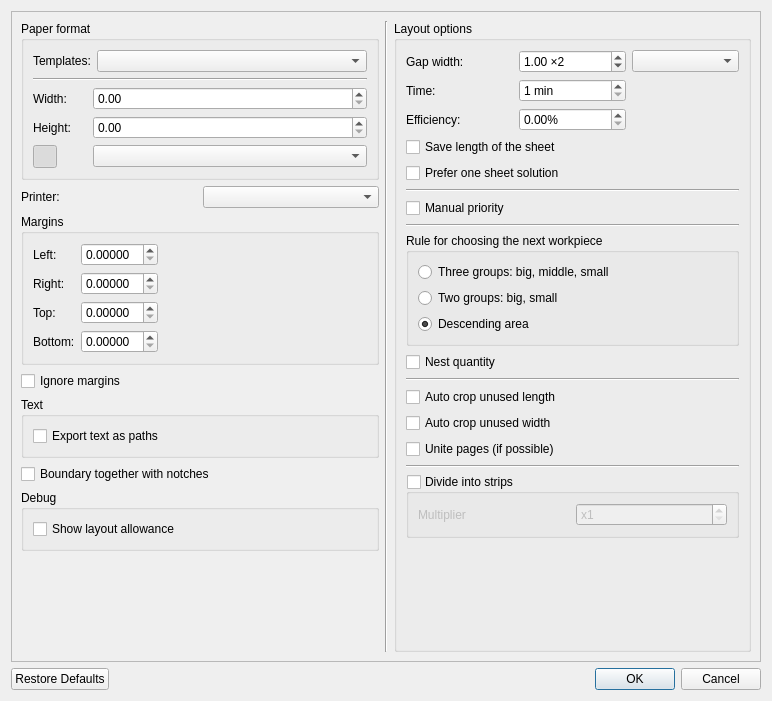
<?xml version="1.0" encoding="UTF-8"?>
<ui version="4.0">
 <class>DialogLayoutSettings</class>
 <widget class="QDialog" name="DialogLayoutSettings">
  <property name="geometry">
   <rect>
    <x>0</x>
    <y>0</y>
    <width>772</width>
    <height>701</height>
   </rect>
  </property>
  <property name="windowTitle">
   <string>Create a layout</string>
  </property>
  <property name="windowIcon">
   <iconset resource="../../../libs/vmisc/share/resources/icon.qrc">
    <normaloff>:/icon/64x64/icon64x64.png</normaloff>:/icon/64x64/icon64x64.png</iconset>
  </property>
  <layout class="QVBoxLayout" name="verticalLayout_5">
   <item>
    <widget class="QScrollArea" name="scrollArea">
     <property name="widgetResizable">
      <bool>true</bool>
     </property>
     <widget class="QWidget" name="scrollAreaWidgetContents">
      <property name="geometry">
       <rect>
        <x>0</x>
        <y>0</y>
        <width>752</width>
        <height>650</height>
       </rect>
      </property>
      <layout class="QHBoxLayout" name="horizontalLayout_3">
       <item>
        <layout class="QVBoxLayout" name="verticalLayout_8">
         <item>
          <widget class="QGroupBox" name="groupBoxPaperFormat">
           <property name="autoFillBackground">
            <bool>false</bool>
           </property>
           <property name="title">
            <string>Paper format</string>
           </property>
           <property name="flat">
            <bool>false</bool>
           </property>
           <property name="checkable">
            <bool>false</bool>
           </property>
           <property name="checked">
            <bool>false</bool>
           </property>
           <layout class="QVBoxLayout" name="verticalLayout">
            <item>
             <layout class="QHBoxLayout" name="horizontalLayout_2">
              <property name="spacing">
               <number>6</number>
              </property>
              <item>
               <widget class="QLabel" name="label">
                <property name="sizePolicy">
                 <sizepolicy hsizetype="Fixed" vsizetype="Fixed">
                  <horstretch>0</horstretch>
                  <verstretch>0</verstretch>
                 </sizepolicy>
                </property>
                <property name="text">
                 <string>Templates:</string>
                </property>
               </widget>
              </item>
              <item>
               <widget class="QComboBox" name="comboBoxTemplates"/>
              </item>
             </layout>
            </item>
            <item>
             <widget class="Line" name="line">
              <property name="orientation">
               <enum>Qt::Horizontal</enum>
              </property>
             </widget>
            </item>
            <item>
             <layout class="QGridLayout" name="gridLayout">
              <item row="2" column="0">
               <layout class="QHBoxLayout" name="horizontalLayout">
                <item>
                 <widget class="QToolButton" name="toolButtonPortrait">
                  <property name="text">
                   <string notr="true"/>
                  </property>
                  <property name="icon">
                   <iconset resource="../../../libs/vmisc/share/resources/icon.qrc">
                    <normaloff>:/icon/16x16/portrait.png</normaloff>:/icon/16x16/portrait.png</iconset>
                  </property>
                  <property name="checkable">
                   <bool>true</bool>
                  </property>
                  <property name="checked">
                   <bool>true</bool>
                  </property>
                  <property name="autoRaise">
                   <bool>true</bool>
                  </property>
                  <attribute name="buttonGroup">
                   <string notr="true">buttonGroup</string>
                  </attribute>
                 </widget>
                </item>
                <item>
                 <widget class="QToolButton" name="toolButtonLandscape">
                  <property name="text">
                   <string notr="true"/>
                  </property>
                  <property name="icon">
                   <iconset resource="../../../libs/vmisc/share/resources/icon.qrc">
                    <normaloff>:/icon/16x16/landscape.png</normaloff>:/icon/16x16/landscape.png</iconset>
                  </property>
                  <property name="checkable">
                   <bool>true</bool>
                  </property>
                  <property name="checked">
                   <bool>false</bool>
                  </property>
                  <property name="autoRaise">
                   <bool>true</bool>
                  </property>
                  <attribute name="buttonGroup">
                   <string notr="true">buttonGroup</string>
                  </attribute>
                 </widget>
                </item>
               </layout>
              </item>
              <item row="0" column="0">
               <widget class="QLabel" name="labelWidth">
                <property name="sizePolicy">
                 <sizepolicy hsizetype="Fixed" vsizetype="Preferred">
                  <horstretch>0</horstretch>
                  <verstretch>0</verstretch>
                 </sizepolicy>
                </property>
                <property name="text">
                 <string>Width:</string>
                </property>
               </widget>
              </item>
              <item row="1" column="0">
               <widget class="QLabel" name="labelHeight">
                <property name="sizePolicy">
                 <sizepolicy hsizetype="Fixed" vsizetype="Preferred">
                  <horstretch>0</horstretch>
                  <verstretch>0</verstretch>
                 </sizepolicy>
                </property>
                <property name="text">
                 <string>Height:</string>
                </property>
               </widget>
              </item>
              <item row="2" column="1">
               <widget class="QComboBox" name="comboBoxPaperSizeUnit">
                <property name="sizePolicy">
                 <sizepolicy hsizetype="Preferred" vsizetype="Fixed">
                  <horstretch>0</horstretch>
                  <verstretch>0</verstretch>
                 </sizepolicy>
                </property>
                <property name="minimumSize">
                 <size>
                  <width>124</width>
                  <height>0</height>
                 </size>
                </property>
               </widget>
              </item>
              <item row="1" column="1">
               <widget class="QDoubleSpinBox" name="doubleSpinBoxPaperHeight">
                <property name="minimumSize">
                 <size>
                  <width>94</width>
                  <height>0</height>
                 </size>
                </property>
                <property name="decimals">
                 <number>2</number>
                </property>
                <property name="maximum">
                 <double>99999.000000000000000</double>
                </property>
               </widget>
              </item>
              <item row="0" column="1">
               <widget class="QDoubleSpinBox" name="doubleSpinBoxPaperWidth">
                <property name="minimumSize">
                 <size>
                  <width>94</width>
                  <height>0</height>
                 </size>
                </property>
                <property name="decimals">
                 <number>2</number>
                </property>
                <property name="maximum">
                 <double>99999.990000000005239</double>
                </property>
               </widget>
              </item>
             </layout>
            </item>
           </layout>
          </widget>
         </item>
         <item>
          <layout class="QHBoxLayout" name="horizontalLayout_6">
           <item>
            <widget class="QLabel" name="label_6">
             <property name="sizePolicy">
              <sizepolicy hsizetype="Preferred" vsizetype="Fixed">
               <horstretch>0</horstretch>
               <verstretch>0</verstretch>
              </sizepolicy>
             </property>
             <property name="text">
              <string>Printer:</string>
             </property>
            </widget>
           </item>
           <item>
            <widget class="QComboBox" name="comboBoxPrinter"/>
           </item>
          </layout>
         </item>
         <item>
          <widget class="QGroupBox" name="groupBoxPaperFileds">
           <property name="sizePolicy">
            <sizepolicy hsizetype="Preferred" vsizetype="Fixed">
             <horstretch>0</horstretch>
             <verstretch>0</verstretch>
            </sizepolicy>
           </property>
           <property name="title">
            <string>Margins</string>
           </property>
           <layout class="QFormLayout" name="formLayout">
            <property name="fieldGrowthPolicy">
             <enum>QFormLayout::ExpandingFieldsGrow</enum>
            </property>
            <item row="1" column="0">
             <widget class="QLabel" name="labelLeftField">
              <property name="text">
               <string>Left:</string>
              </property>
             </widget>
            </item>
            <item row="1" column="1">
             <widget class="QDoubleSpinBox" name="doubleSpinBoxLeftField">
              <property name="decimals">
               <number>5</number>
              </property>
             </widget>
            </item>
            <item row="2" column="0">
             <widget class="QLabel" name="labelRightField">
              <property name="text">
               <string>Right:</string>
              </property>
             </widget>
            </item>
            <item row="2" column="1">
             <widget class="QDoubleSpinBox" name="doubleSpinBoxRightField">
              <property name="decimals">
               <number>5</number>
              </property>
             </widget>
            </item>
            <item row="3" column="0">
             <widget class="QLabel" name="labelTopField">
              <property name="text">
               <string>Top:</string>
              </property>
             </widget>
            </item>
            <item row="3" column="1">
             <widget class="QDoubleSpinBox" name="doubleSpinBoxTopField">
              <property name="decimals">
               <number>5</number>
              </property>
             </widget>
            </item>
            <item row="4" column="0">
             <widget class="QLabel" name="labelBottomField">
              <property name="text">
               <string>Bottom:</string>
              </property>
             </widget>
            </item>
            <item row="4" column="1">
             <widget class="QDoubleSpinBox" name="doubleSpinBoxBottomField">
              <property name="decimals">
               <number>5</number>
              </property>
             </widget>
            </item>
           </layout>
          </widget>
         </item>
         <item>
          <widget class="QCheckBox" name="checkBoxIgnoreFileds">
           <property name="sizePolicy">
            <sizepolicy hsizetype="Preferred" vsizetype="Fixed">
             <horstretch>0</horstretch>
             <verstretch>0</verstretch>
            </sizepolicy>
           </property>
           <property name="text">
            <string>Ignore margins</string>
           </property>
          </widget>
         </item>
         <item>
          <widget class="QGroupBox" name="groupBoxText">
           <property name="title">
            <string>Text</string>
           </property>
           <layout class="QVBoxLayout" name="verticalLayout_6">
            <item>
             <widget class="QCheckBox" name="checkBoxTextAsPaths">
              <property name="toolTip">
               <string>Text will be converted to paths</string>
              </property>
              <property name="text">
               <string>Export text as paths</string>
              </property>
             </widget>
            </item>
           </layout>
          </widget>
         </item>
         <item>
          <widget class="QCheckBox" name="checkBoxTogetherWithNotches">
           <property name="text">
            <string>Boundary together with notches</string>
           </property>
          </widget>
         </item>
         <item>
          <widget class="QGroupBox" name="groupBox">
           <property name="title">
            <string>Debug</string>
           </property>
           <layout class="QVBoxLayout" name="verticalLayout_7">
            <item>
             <widget class="QCheckBox" name="checkBoxShowLayoutAllowance">
              <property name="text">
               <string>Show layout allowance</string>
              </property>
             </widget>
            </item>
           </layout>
          </widget>
         </item>
         <item>
          <spacer name="verticalSpacer">
           <property name="orientation">
            <enum>Qt::Vertical</enum>
           </property>
           <property name="sizeHint" stdset="0">
            <size>
             <width>20</width>
             <height>40</height>
            </size>
           </property>
          </spacer>
         </item>
        </layout>
       </item>
       <item>
        <widget class="Line" name="line_6">
         <property name="orientation">
          <enum>Qt::Vertical</enum>
         </property>
        </widget>
       </item>
       <item>
        <widget class="QGroupBox" name="groupBoxCreationOptions">
         <property name="title">
          <string>Layout options</string>
         </property>
         <layout class="QVBoxLayout" name="verticalLayout_4">
          <item>
           <layout class="QGridLayout" name="gridLayout_2">
            <item row="1" column="0">
             <widget class="QLabel" name="label_2">
              <property name="text">
               <string>Time:</string>
              </property>
             </widget>
            </item>
            <item row="0" column="3">
             <widget class="QComboBox" name="comboBoxLayoutUnit"/>
            </item>
            <item row="0" column="0">
             <widget class="QLabel" name="labelLayoutWidth">
              <property name="text">
               <string>Gap width:</string>
              </property>
             </widget>
            </item>
            <item row="1" column="1">
             <widget class="QSpinBox" name="spinBoxNestingTime">
              <property name="toolTip">
               <string>Time given for the algorithm to find best layout.</string>
              </property>
              <property name="suffix">
               <string comment="minutes"> min</string>
              </property>
              <property name="minimum">
               <number>1</number>
              </property>
              <property name="maximum">
               <number>60</number>
              </property>
             </widget>
            </item>
            <item row="0" column="1">
             <widget class="QDoubleSpinBox" name="doubleSpinBoxLayoutWidth">
              <property name="minimumSize">
               <size>
                <width>94</width>
                <height>0</height>
               </size>
              </property>
              <property name="suffix">
               <string notr="true"> ×2</string>
              </property>
              <property name="minimum">
               <double>0.000000000000000</double>
              </property>
              <property name="maximum">
               <double>99999.990000000005239</double>
              </property>
              <property name="value">
               <double>1.000000000000000</double>
              </property>
             </widget>
            </item>
            <item row="2" column="0">
             <widget class="QLabel" name="label_3">
              <property name="text">
               <string>Efficiency:</string>
              </property>
             </widget>
            </item>
            <item row="2" column="1">
             <widget class="QDoubleSpinBox" name="doubleSpinBoxEfficiency">
              <property name="toolTip">
               <string>Set layout efficiency coefficient. Layout efficiency coefficient is the ratio of the area occupied by the pieces to the bounding rect of all pieces. If nesting reaches required level the process stops. If value is 0 no check will be made.</string>
              </property>
              <property name="suffix">
               <string notr="true">%</string>
              </property>
              <property name="decimals">
               <number>2</number>
              </property>
              <property name="singleStep">
               <double>0.100000000000000</double>
              </property>
             </widget>
            </item>
           </layout>
          </item>
          <item>
           <widget class="QCheckBox" name="checkBoxSaveLength">
            <property name="text">
             <string>Save length of the sheet</string>
            </property>
           </widget>
          </item>
          <item>
           <widget class="QCheckBox" name="checkBoxOneSheetSolution">
            <property name="toolTip">
             <string>Enable this option to prefer getting one sheet solutions.</string>
            </property>
            <property name="text">
             <string>Prefer one sheet solution</string>
            </property>
           </widget>
          </item>
          <item>
           <widget class="Line" name="line_7">
            <property name="orientation">
             <enum>Qt::Horizontal</enum>
            </property>
           </widget>
          </item>
          <item>
           <widget class="QCheckBox" name="checkBoxManualPriority">
            <property name="text">
             <string>Manual priority</string>
            </property>
           </widget>
          </item>
          <item>
           <widget class="Line" name="line_2">
            <property name="orientation">
             <enum>Qt::Horizontal</enum>
            </property>
           </widget>
          </item>
          <item>
           <widget class="QGroupBox" name="groupBoxCase">
            <property name="title">
             <string>Rule for choosing the next workpiece</string>
            </property>
            <layout class="QVBoxLayout" name="verticalLayout_3">
             <item>
              <layout class="QVBoxLayout" name="verticalLayout_2">
               <item>
                <widget class="QRadioButton" name="radioButtonThreeGroups">
                 <property name="text">
                  <string>Three groups: big, middle, small</string>
                 </property>
                 <attribute name="buttonGroup">
                  <string notr="true">buttonGroupPrinciple</string>
                 </attribute>
                </widget>
               </item>
               <item>
                <widget class="QRadioButton" name="radioButtonTwoGroups">
                 <property name="text">
                  <string>Two groups: big, small</string>
                 </property>
                 <property name="checked">
                  <bool>false</bool>
                 </property>
                 <attribute name="buttonGroup">
                  <string notr="true">buttonGroupPrinciple</string>
                 </attribute>
                </widget>
               </item>
               <item>
                <widget class="QRadioButton" name="radioButtonDescendingArea">
                 <property name="text">
                  <string>Descending area</string>
                 </property>
                 <property name="checked">
                  <bool>true</bool>
                 </property>
                 <attribute name="buttonGroup">
                  <string notr="true">buttonGroupPrinciple</string>
                 </attribute>
                </widget>
               </item>
              </layout>
             </item>
            </layout>
           </widget>
          </item>
          <item>
           <widget class="QCheckBox" name="checkBoxNestQuantity">
            <property name="toolTip">
             <string>Nest quantity of copies according to piece settings.</string>
            </property>
            <property name="text">
             <string>Nest quantity</string>
            </property>
           </widget>
          </item>
          <item>
           <widget class="Line" name="line_4">
            <property name="orientation">
             <enum>Qt::Horizontal</enum>
            </property>
           </widget>
          </item>
          <item>
           <widget class="QCheckBox" name="checkBoxAutoCropLength">
            <property name="text">
             <string>Auto crop unused length</string>
            </property>
           </widget>
          </item>
          <item>
           <widget class="QCheckBox" name="checkBoxAutoCropWidth">
            <property name="text">
             <string>Auto crop unused width</string>
            </property>
           </widget>
          </item>
          <item>
           <widget class="QCheckBox" name="checkBoxUnitePages">
            <property name="text">
             <string>Unite pages (if possible)</string>
            </property>
           </widget>
          </item>
          <item>
           <widget class="Line" name="line_5">
            <property name="orientation">
             <enum>Qt::Horizontal</enum>
            </property>
           </widget>
          </item>
          <item>
           <widget class="QGroupBox" name="groupBoxStrips">
            <property name="toolTip">
             <string>Enabling for sheets that have big height will speed up creating.</string>
            </property>
            <property name="title">
             <string>Divide into strips</string>
            </property>
            <property name="checkable">
             <bool>true</bool>
            </property>
            <property name="checked">
             <bool>false</bool>
            </property>
            <layout class="QHBoxLayout" name="horizontalLayout_5">
             <item>
              <widget class="QLabel" name="label_5">
               <property name="text">
                <string>Multiplier</string>
               </property>
              </widget>
             </item>
             <item>
              <widget class="QSpinBox" name="spinBoxMultiplier">
               <property name="toolTip">
                <string>Set multiplier for length of the biggest workpiece in layout.</string>
               </property>
               <property name="prefix">
                <string notr="true">x</string>
               </property>
               <property name="minimum">
                <number>1</number>
               </property>
               <property name="maximum">
                <number>10</number>
               </property>
              </widget>
             </item>
            </layout>
           </widget>
          </item>
          <item>
           <spacer name="verticalSpacer_2">
            <property name="orientation">
             <enum>Qt::Vertical</enum>
            </property>
            <property name="sizeHint" stdset="0">
             <size>
              <width>20</width>
              <height>40</height>
             </size>
            </property>
           </spacer>
          </item>
         </layout>
        </widget>
       </item>
      </layout>
     </widget>
    </widget>
   </item>
   <item>
    <widget class="QDialogButtonBox" name="buttonBox">
     <property name="orientation">
      <enum>Qt::Horizontal</enum>
     </property>
     <property name="standardButtons">
      <set>QDialogButtonBox::Cancel|QDialogButtonBox::Ok|QDialogButtonBox::RestoreDefaults</set>
     </property>
    </widget>
   </item>
  </layout>
 </widget>
 <resources>
  <include location="../../../libs/vmisc/share/resources/icon.qrc"/>
 </resources>
 <connections>
  <connection>
   <sender>buttonBox</sender>
   <signal>accepted()</signal>
   <receiver>DialogLayoutSettings</receiver>
   <slot>accept()</slot>
   <hints>
    <hint type="sourcelabel">
     <x>248</x>
     <y>254</y>
    </hint>
    <hint type="destinationlabel">
     <x>157</x>
     <y>274</y>
    </hint>
   </hints>
  </connection>
  <connection>
   <sender>buttonBox</sender>
   <signal>rejected()</signal>
   <receiver>DialogLayoutSettings</receiver>
   <slot>reject()</slot>
   <hints>
    <hint type="sourcelabel">
     <x>316</x>
     <y>260</y>
    </hint>
    <hint type="destinationlabel">
     <x>286</x>
     <y>274</y>
    </hint>
   </hints>
  </connection>
 </connections>
 <buttongroups>
  <buttongroup name="buttonGroup"/>
  <buttongroup name="buttonGroupPrinciple"/>
 </buttongroups>
</ui>
